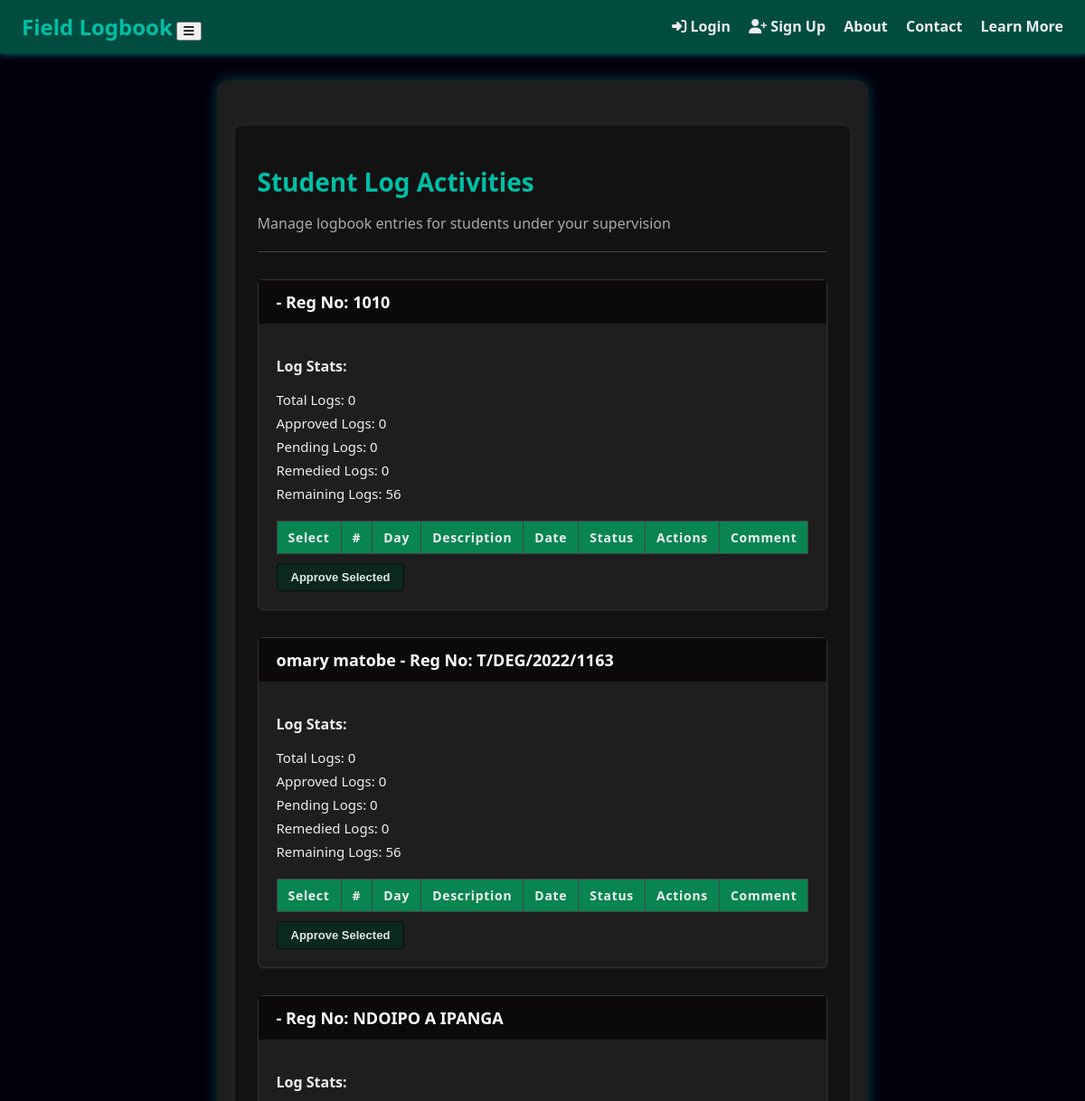
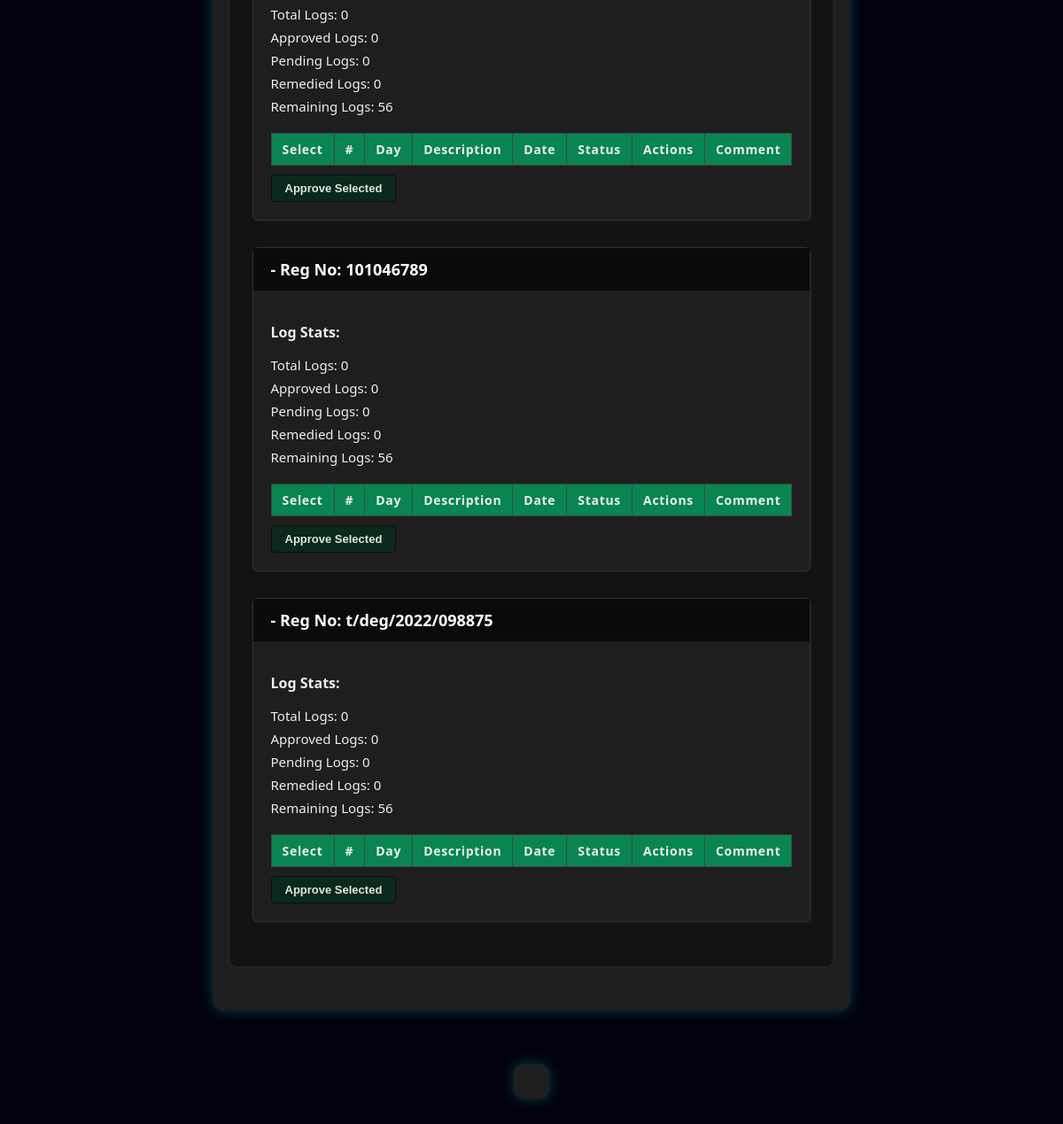
/logbook-activity/ (upper part), run on an earlier commit of the app's database (2 pictures, top to bottom).
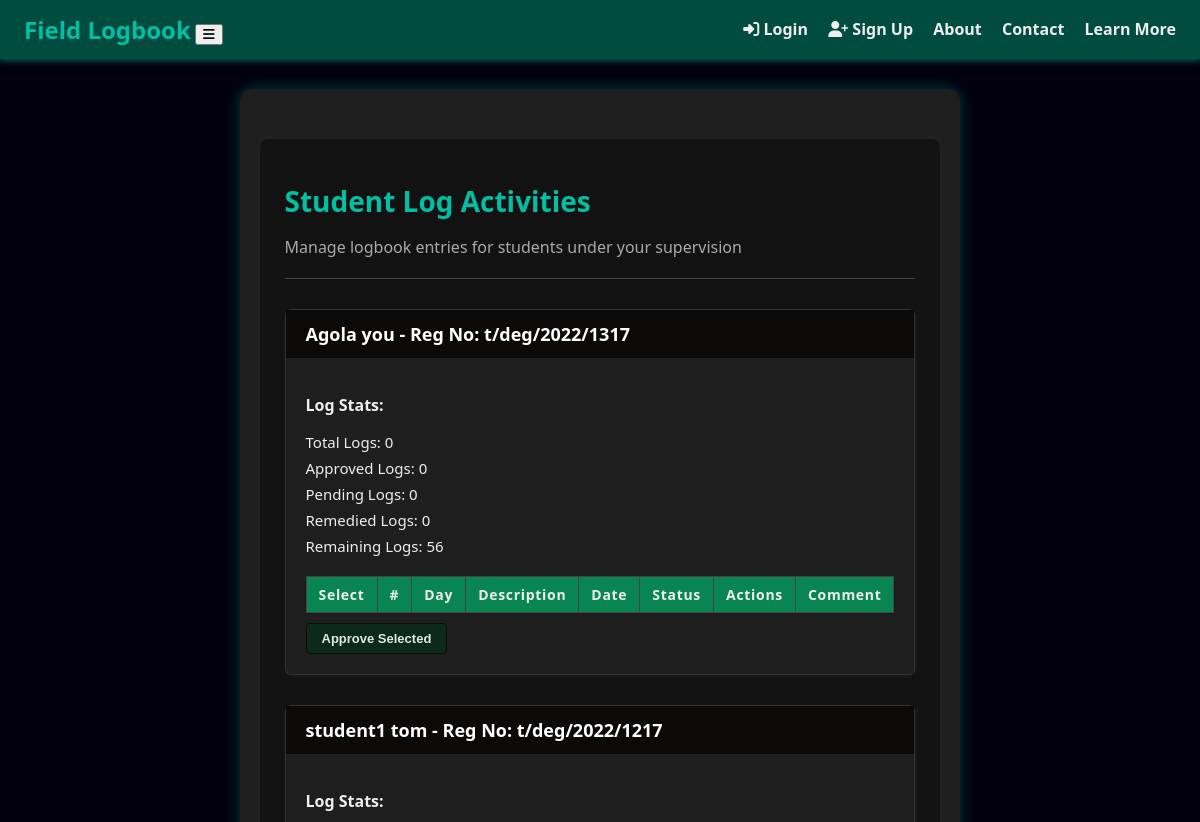
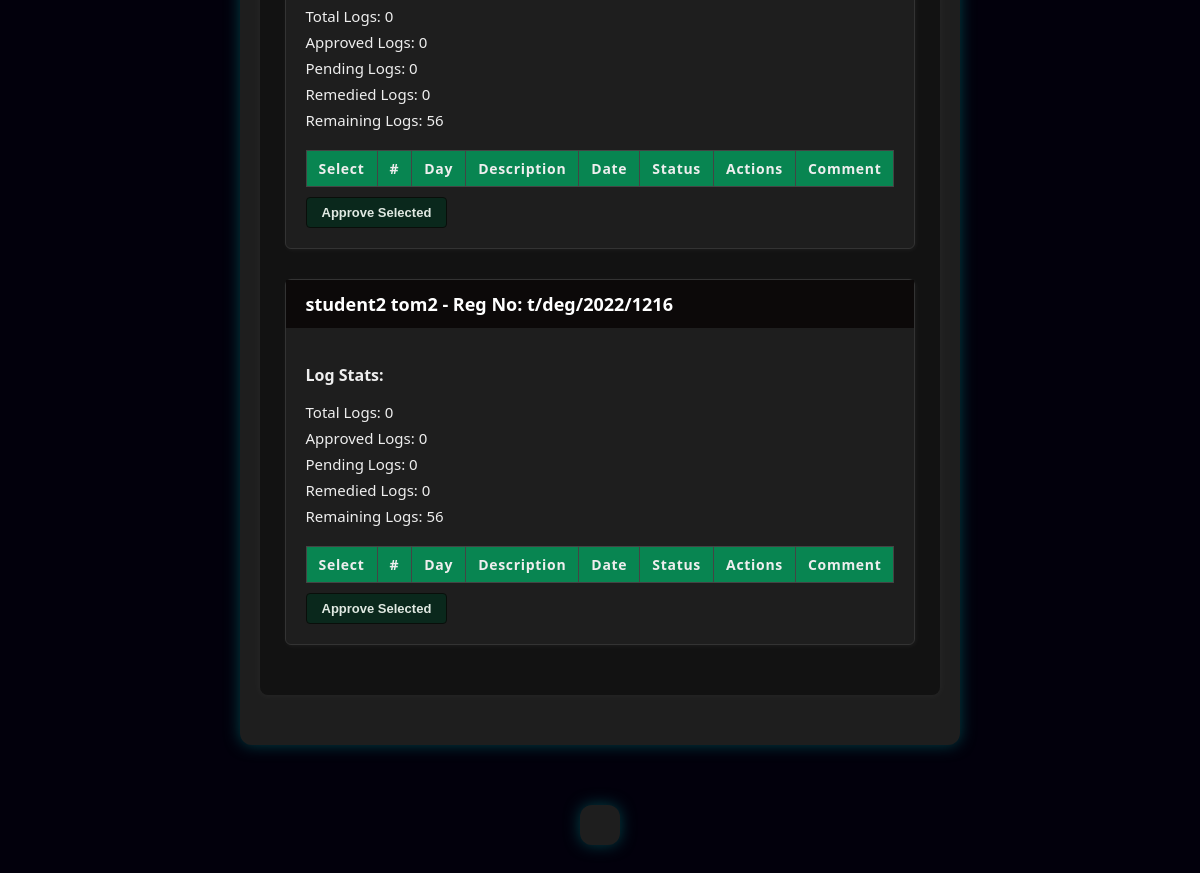
And on a later commit of the database (2 pictures, top to bottom).
### users/models.py (models this page shows, shortened)
class StudentProfile(models.Model):
    user = models.OneToOneField(
        CustomUser,
        on_delete=models.CASCADE,
        related_name='student_profile'
    )
    registration_number = models.CharField(max_length=50, unique=True)
    course = models.ForeignKey(
        Course,
        on_delete=models.SET_NULL,
        null=True,
        blank=True
    )
    year_of_study = models.PositiveSmallIntegerField()
    phone_number = models.CharField(max_length=15, blank=True, null=True)
    profile_picture = models.ImageField(upload_to='profile_pics/', blank=True, null=True)
    institution_name = models.CharField(max_length=100, blank=True, null=True)
    department = models.ForeignKey(
        Department,
        on_delete=models.SET_NULL,
        null=True,
        blank=True
    )
    gender = models.CharField(
        max_length=10,
        choices=[('Male', 'Male'), ('Female', 'Female')],
        blank=True
    )
    date_of_birth = models.DateField(blank=True, null=True)
    address = models.TextField(blank=True, null=True)
    general_report = models.FileField(upload_to='reports/general/', blank=True, null=True)
    technical_report = models.FileField(upload_to='reports/technical/', blank=True, null=True)
    marks = models.FloatField(blank=True, null=True)
    supervisor_onstation = models.ForeignKey(
        OnStationSupervisor,
        on_delete=models.SET_NULL,
        null=True,
        blank=True,
        related_name='onstation_students'
    )
    supervisor_oncampus = models.ForeignKey(
        OnCampusSupervisor,
        on_delete=models.SET_NULL,
        null=True,
        blank=True,
        related_name='oncampus_students'
    )

class CustomUser(AbstractUser):
    ROLE_CHOICES = [
        ('student', 'Student'),
        ('onstation', 'On-Station Supervisor'),
        ('oncampus', 'On-Campus Supervisor'),
        ('admin', 'Admin'),
    ]
    role = models.CharField(max_length=20, choices=ROLE_CHOICES)
    phone_number = models.CharField(max_length=20, blank=True, null=True)
    department = models.ForeignKey(
        Department,
        on_delete=models.SET_NULL,
        null=True,
        blank=True,
        related_name='users'
    )
    profile_picture = models.ImageField(upload_to='profile_pics/', blank=True, null=True)

### users/views.py (the view)
# urls.py: path('logbook-activity/', views.logbook_activity, name='logbook_activity'),
def logbook_activity(request):
    students = StudentProfile.objects.select_related('user').prefetch_related('log_entries')
    for student in students:
        logs_qs = student.log_entries.all()
        student.total_logs = logs_qs.count()
        student.approved_logs = logs_qs.filter(status='approved').count()
        student.pending_logs = logs_qs.filter(status='pending').count()
        student.remedied_logs = logs_qs.filter(status='rejected').count()
        student.remaining_logs = max(0, 56 - student.total_logs)  # assuming 56 expected logs
    context = {
        'students': students,
    }
    return render(request, 'users/logbook_activity.html', context)

### users/templates/users/logbook_activity.html (shortened to what this page needs)
{% extends "base.html" %}
{% load static %}
{% block content %}
<div class="container">
    <h2 class="section-title">Student Log Activities</h2>
    <p class="subtitle">Manage logbook entries for students under your supervision</p>
    <hr>
    {% for student in students %}
    <div class="card">
        <div class="card-header">
            <strong>{{ student.user.first_name }} {{ student.user.last_name }}</strong> - Reg No: {{ student.registration_number }}
        </div>
        <div class="card-body">
            <p><strong>Log Stats:</strong></p>
            <ul>
                <li>Total Logs: {{ student.total_logs }}</li>
                <li>Approved Logs: {{ student.approved_logs }}</li>
                <li>Pending Logs: {{ student.pending_logs }}</li>
                <li>Remedied Logs: {{ student.remedied_logs }}</li>
                <li>Remaining Logs: {{ student.remaining_logs }}</li>
            </ul>
            <form method="post" action="{% url 'users:bulk_approve_logs' student.user.id %}">
                <table class="styled-table">
                    <thead>
                        <tr>
                            <th>Select</th>
                            <th>#</th>
                            <th>Day</th>
                            <th>Description</th>
                            <th>Date</th>
                            <th>Status</th>
                            <th>Actions</th>
                            <th>Comment</th>
                        </tr>
                    </thead>
                </table>
                <button type="submit" class="btn btn-outline-success">Approve Selected</button>
            </form>
        </div>
    </div>
    {% endfor %}
</div>
{% endblock %}

### users/templates/base.html (shortened to what this page needs)
{% load static %}
<!DOCTYPE html>
<html lang="en">
<head>
  <link href="https://cdnjs.cloudflare.com/ajax/libs/font-awesome/6.5.0/css/all.min.css" rel="stylesheet" />
  <link rel="stylesheet" href="{% static 'css/base_style.css' %}" />
</head>
<body>
  <nav class="navbar">
    <div class="nav-left">
      <a href="{% url 'users:home' %}" class="nav-logo">Field Logbook</a>
      <button id="nav-toggle"><i class="fas fa-bars"></i></button>
    </div>
    <div class="nav-right" id="nav-menu">
      {% if user.is_authenticated %}
        <span class="nav-welcome">Hi, {{ user.username }}</span>
        {% if user.is_superuser %}
          <a href="/admin/" class="nav-link"><i class="fas fa-tools"></i> Admin</a>
        {% else %}
          <a href="{% url 'users:dashboard' %}" class="nav-link"><i class="fas fa-chart-line"></i> Dashboard</a>
        {% endif %}
        <form method="post" action="{% url 'users:logout' %}" class="logout-form">
          {% csrf_token %}
          <button type="submit" class="logout-btn">
            <i class="fas fa-sign-out-alt"></i> Logout
          </button>
        </form>
      {% else %}
        <a href="{% url 'users:login' %}" class="nav-link"><i class="fas fa-sign-in-alt"></i> Login</a>
        <a href="{% url 'users:signup_select' %}" class="nav-link"><i class="fas fa-user-plus"></i> Sign Up</a>
        <a href="{% url 'about' %}" class="nav-link">About</a>
        <a href="{% url 'contact' %}" class="nav-link">Contact</a>
        <a href="{% url 'learn_more' %}" class="nav-link">Learn More</a>
      {% endif %}
    </div>
  </nav>
  <main class="main-content">
    {% block content %}
    {% endblock %}
  </main>
  {% include 'includes/footer.html' %}
</body>
</html>

### users/templates/includes/footer.html (shortened to what this page needs)
<!DOCTYPE html>
<html lang="en">
<head>
</head>
<body>
  <main>
  </main>
</body>
</html>

### users/static/css/base_style.css (style rules this page uses)
body { background-color: #121212; color: #eeeeee; font-family: 'Segoe UI', Tahoma, Geneva, Verdana, sans-serif; margin: 0; padding: 0; }
a { color: #00bfa5; text-decoration: none; }
.container, .content-wrapper, main { max-width: 960px; margin: 30px auto; padding: 20px; background-color: #1e1e1e; border-radius: 12px; box-shadow: 0 0 15px rgba(0, 128, 128, 0.5); }
.navbar { display: flex; justify-content: space-between; align-items: center; background-color: #004d40; padding: 0.8rem 1.5rem; color: #eeeeee; box-shadow: 0 2px 6px rgba(0, 128, 128, 0.7); }
.nav-logo { font-weight: 700; font-size: 1.5rem; color: #00bfa5; text-decoration: none; }
.nav-link, .nav-welcome { color: #eeeeee; margin-left: 1rem; font-weight: 600; }
h1, h2, h3, h4 { color: #00bfa5; }
table { width: 100%; border-collapse: collapse; margin-top: 20px; font-size: 1rem; }
th, td { padding: 12px 18px; text-align: center; }
thead { background-color: #004d40; }
thead th { color: #ffffff; font-weight: 600; letter-spacing: 0.05em; }
.btn { background-color: #00bfa5; color: #121212; padding: 10px 20px; border: none; border-radius: 8px; font-weight: 700; cursor: pointer; transition: background-color 0.3s ease; }

### users/templates/users/logbook_activity.html (style rules this page uses)
body { background-color: #02000cff !important; margin: 0; padding: 0; min-height: 100vh; font-family: Arial, sans-serif; color: #eee; }
.container { max-width: 900px; margin: 30px auto; background-color: #121212; padding: 20px 25px; box-shadow: 0 0 10px rgba(255, 255, 255, 0.05); border-radius: 8px; color: #eee; }
.section-title { font-size: 28px; font-weight: bold; margin-bottom: 5px; }
.subtitle { font-size: 16px; color: #aaa; margin-bottom: 20px; }
hr { border: none; border-bottom: 1px solid #444; margin-bottom: 30px; }
.card { border: 1px solid #333; border-radius: 6px; margin-bottom: 30px; box-shadow: 1px 1px 5px rgba(255,255,255,0.05); background-color: #1e1e1e; color: #eee; }
.card-header { background: #0c0909ff; padding: 12px 20px; font-weight: bold; font-size: 18px; color: #fff; }
.card-body { padding: 20px; }
ul { list-style-type: none; padding-left: 0; margin-bottom: 20px; }
ul li { margin-bottom: 6px; font-size: 15px; }
table.styled-table { width: 100%; border-collapse: collapse; }
table.styled-table thead tr { background-color: #088551ff; color: #fff; text-align: left; }
table.styled-table th, table.styled-table td { padding: 8px 12px; border: 1px solid #444; font-size: 14px; vertical-align: middle; color: #eee; }
.btn { padding: 5px 10px; border: none; border-radius: 4px; cursor: pointer; font-size: 13px; }
.btn-outline-success { background-color: #042c1cc0; border: 1px solid #090e0aff; color: #e0e9e2ff; margin-top: 10px; padding: 7px 15px; }
form { margin: 0; }

### users/templates/includes/footer.html (style rules this page uses)
* { box-sizing: border-box; }
html, body { margin: 0; padding: 0; height: 100%; }
body { display: flex; flex-direction: column; min-height: 100vh; font-family: 'Segoe UI', Tahoma, Geneva, Verdana, sans-serif; }
main { flex: 1 0 auto; }

What changed in the data, as far as the page shows it:
removed StudentProfile: registration_number "101046789", total_logs "0", approved_logs "0", pending_logs "0", remedied_logs "0", remaining_logs "56"
removed StudentProfile: registration_number "t/deg/2022/098875", total_logs "0", approved_logs "0", pending_logs "0", remedied_logs "0", remaining_logs "56"
changed StudentProfile: user.first_name (not shown) → "Agola"; user.last_name (not shown) → "you"; registration_number "1010" → "t/deg/2022/1317"
changed StudentProfile: user.first_name "omary" → "student1"; user.last_name "matobe" → "tom"; registration_number "T/DEG/2022/1163" → "t/deg/2022/1217"
changed StudentProfile: user.first_name (not shown) → "student2"; user.last_name (not shown) → "tom2"; registration_number "NDOIPO A IPANGA" → "t/deg/2022/1216"
